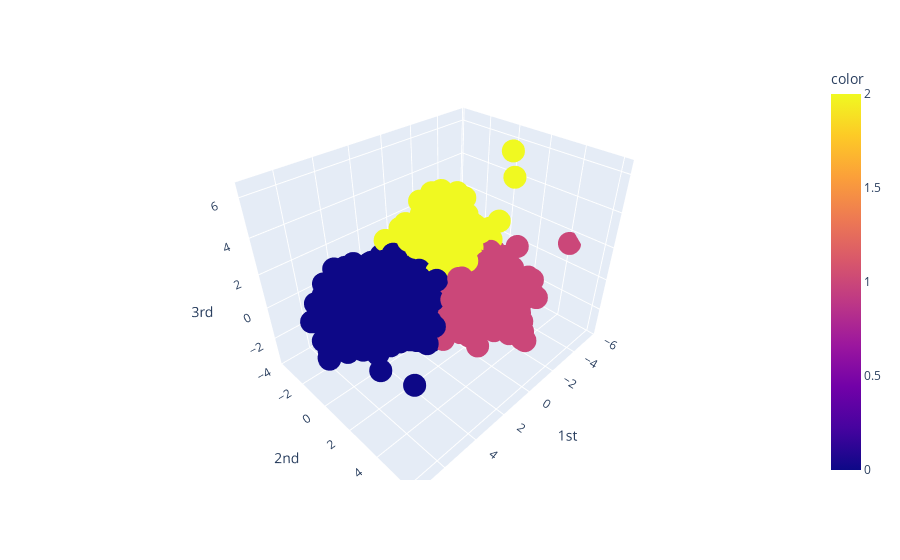

This figure's notebook cell:
### Code cell
# 3D scatter plot of the components
fig = px.scatter_3d(component_df, x="first_component", y="second_component", z="third_component", color=color)
fig.update_layout(scene=dict(xaxis_title="1st", yaxis_title="2nd", zaxis_title="3rd"))
fig.show()

### Figure 1 — Plotly figure (JSON) as saved in the notebook; plotly's stock layout.template omitted (floating-point values rounded to 4 significant figures; data arrays with more than 128 entries replaced by an {"elided": "..."} marker saying what was removed)
{"data": [{"hovertemplate": "first_component=%{x}<br>second_component=%{y}<br>third_component=%{z}<br>color=%{marker.color}<extra></extra>", "legendgroup": "", "marker": {"color": {"elided": "2212 int values"}, "coloraxis": "coloraxis", "symbol": "circle"}, "mode": "markers", "name": "", "scene": "scene", "showlegend": false, "type": "scatter3d", "x": {"elided": "2212 float values"}, "y": {"elided": "2212 float values"}, "z": {"elided": "2212 float values"}}], "layout": {"coloraxis": {"colorbar": {"title": {"text": "color"}}, "colorscale": [[0, "#0d0887"], [0.1111, "#46039f"], [0.2222, "#7201a8"], [0.3333, "#9c179e"], [0.4444, "#bd3786"], [0.5556, "#d8576b"], [0.6667, "#ed7953"], [0.7778, "#fb9f3a"], [0.8889, "#fdca26"], [1, "#f0f921"]]}, "legend": {"tracegroupgap": 0}, "margin": {"t": 60}, "scene": {"domain": {"x": [0, 1], "y": [0, 1]}, "xaxis": {"title": {"text": "1st"}}, "yaxis": {"title": {"text": "2nd"}}, "zaxis": {"title": {"text": "3rd"}}}}}
